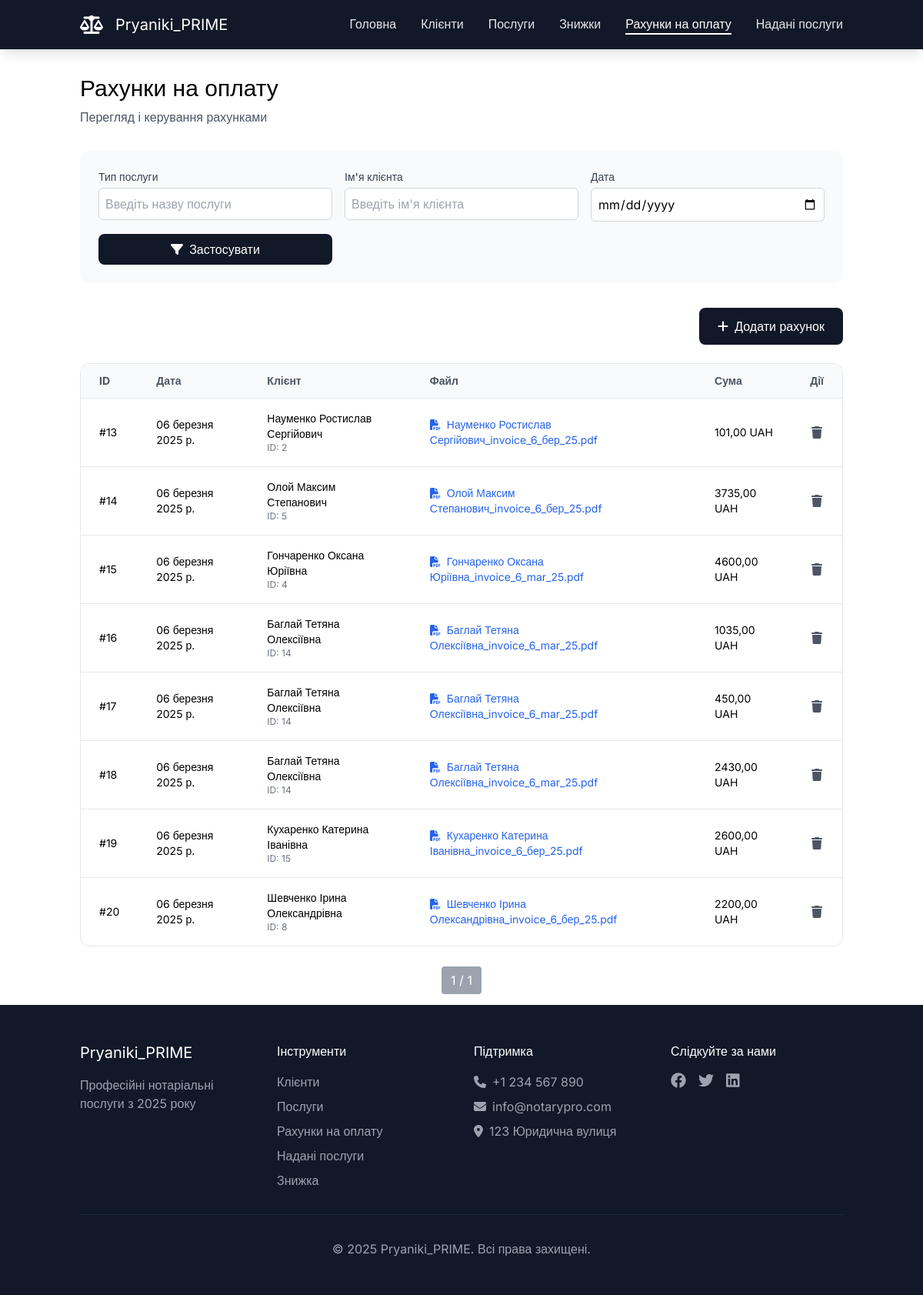
The page /invoices (signed in) on the database its author committed.
### RealAgency/models.py (models this page shows)
class Invoice(models.Model):
    client = models.ForeignKey(Client, on_delete=models.CASCADE)
    date = models.DateField()
    code = models.CharField(max_length=255)
    invoice_file_path = models.CharField(max_length=255)
    commission = models.IntegerField()
    discount = models.IntegerField()
    pdv = models.IntegerField()
    commission_amount_no_pdv = models.DecimalField(max_digits=19, decimal_places=2)
    services_total_no_pdv = models.DecimalField(max_digits=19, decimal_places=2)
    total_no_pdv = models.DecimalField(max_digits=19, decimal_places=2)
    total_pdv = models.DecimalField(max_digits=19, decimal_places=2)

class Client(models.Model):
    client_type = models.ForeignKey(ClientType, on_delete=models.CASCADE)
    name = models.CharField(max_length=255)
    address = models.CharField(max_length=255)
    phone = models.CharField(max_length=255)
    email = models.CharField(max_length=255)
    passport_id = models.CharField(max_length=255, null=True, blank=True)
    iin = models.CharField(max_length=255, null=True, blank=True)
    edrpou = models.CharField(max_length=255, null=True, blank=True)

### RealAgency/views.py (the view)
        def _wrapped_view(request, *args, **kwargs):
            if not request.user.is_authenticated:
                return redirect('login')
            if not any(group.name in roles for group in request.user.groups.all()):
                raise PermissionDenied("You are not permitted to perform this action.")
            return view_func(request, *args, **kwargs)

### RealAgency/views.py (called while the page is built)
def role_required(roles):
    def decorator(view_func):
        def _wrapped_view(request, *args, **kwargs):
            if not request.user.is_authenticated:
                return redirect('login')
            if not any(group.name in roles for group in request.user.groups.all()):
                raise PermissionDenied("You are not permitted to perform this action.")
            return view_func(request, *args, **kwargs)
        return _wrapped_view
    return decorator

@role_required(['Manager', 'Notary'])
def payments(request):
    payments_list = Invoice.objects.all().order_by('-date')  # Replace 'date_created' with the actual date field name
    user_groups = request.user.groups.values_list('name', flat=True)
    paginator = Paginator(payments_list, 15)
    page_number = request.GET.get('page')
    page_obj = paginator.get_page(page_number)
    return render(request, 'invoices/main.html', {'invoices': page_obj, 'user_groups': user_groups})

### templates/invoices/main.html (shortened to what this page needs)
{% extends "base.html" %}
{% block content %}
    <main id="main" class="pt-24">
        <div class="container mx-auto px-4">
            <div id="page-header" class="mb-8">
                <h1 class="text-3xl mb-2">Рахунки на оплату</h1>
                <p class="text-neutral-600">Перегляд і керування рахунками</p>
            </div>
            <div id="filters" class="bg-neutral-50 p-6 rounded-xl mb-8">
                <div class="grid grid-cols-3 gap-4">
                    <div class="relative">
                        <label for="service-search" class="block text-sm font-medium text-gray-700">Тип послуги</label>
                        <input type="text" id="service-search" class="mt-1 block w-full p-2 border border-gray-300 rounded-md"
                               placeholder="Введіть назву послуги">
                    </div>
                    <div class="relative">
                        <label for="client-search" class="block text-sm font-medium text-gray-700">Ім'я клієнта</label>
                        <input type="text" id="client-search" class="mt-1 block w-full p-2 border border-gray-300 rounded-md"
                               placeholder="Введіть ім'я клієнта">
                    </div>
                    <div>
                        <label for="date-filter" class="block text-sm font-medium text-gray-700">Дата</label>
                        <input type="date" id="date-filter" class="mt-1 block w-full p-2 border border-gray-300 rounded-md">
                    </div>
                    <div class="flex items-end">
                    <button id="apply-filters" class="w-full bg-neutral-900 text-white px-4 py-2 rounded-lg hover:bg-neutral-800">
                            <i class="fa-solid fa-filter mr-2"></i>Застосувати
                    </button>
                </div>
                </div>
            </div>
            <div id="add-invoice" class="flex justify-end mb-6">
                <button
                    {% if "Notary" in user_groups %} style="display:block;" {% else %} style="display:none;" {% endif %}
                    id="add-invoice-btn" class="bg-neutral-900 text-white px-6 py-3 rounded-lg hover:bg-neutral-800">
                    <i class="fa-solid fa-plus mr-2"></i>Додати рахунок
                </button>
            </div>
            <div id="transactions-table" class="bg-white rounded-xl border border-neutral-200 overflow-hidden">
                <table class="w-full">
                    <thead class="bg-neutral-50 border-b border-neutral-200">
                        <tr>
                            <th class="px-6 py-3 text-left text-sm text-neutral-600">ID</th>
                            <th class="px-6 py-3 text-left text-sm text-neutral-600">Дата</th>
                            <th class="px-6 py-3 text-left text-sm text-neutral-600">Клієнт</th>
                            <th class="px-6 py-3 text-left text-sm text-neutral-600">Файл</th>
                            <th class="px-6 py-3 text-left text-sm text-neutral-600">Сума</th>
                            <th class="px-6 py-3 text-center text-sm text-neutral-600"
                                {% if "Notary" in user_groups %} style="display:block;" {% else %} style="display:none;" {% endif %}>
                                Дії
                            </th>
                        </tr>
                    </thead>
                    <tbody class="divide-y divide-neutral-200">
                    {% for payment in invoices %}
                        <tr class="hover:bg-neutral-50">
                            <td class="px-6 py-4 text-sm">#{{ payment.id }}</td>
                            <td class="px-6 py-4 text-sm">{{ payment.date }}</td>
                            <td class="px-6 py-4">
                                <div class="flex items-center">
                                    <div>
                                        <div class="text-sm">{{ payment.client.name }}</div>
                                        <div class="text-xs text-neutral-500">ID: {{ payment.client.id }}</div>
                                    </div>
                                </div>
                            </td>
                            <td class="px-6 py-4 text-sm">
                                <a href="#" class="text-blue-600 hover:underline" onclick="generateInvoice({{ payment.id }})">
                                    <i class="fa-solid fa-file-pdf mr-2"></i>{{ payment.invoice_file_path }}
                                </a>
                            </td>
                            <td class="px-6 py-4 text-sm">{{ payment.total_pdv }} UAH</td>
                            <td class="px-6 py-4">
                                <div class="flex justify-center space-x-3">
                                    <button
                                        {% if "Manager" in user_groups %} style="display:block;" {% else %} style="display:none;" {% endif %}
                                        class="text-neutral-600 hover:text-neutral-900"
                                        onclick="deletePayment({{ payment.id }})">
                                        <i class="fa-solid fa-trash"></i>
                                    </button>
                                </div>
                            </td>
                        </tr>
                    {% endfor %}
                    </tbody>
                </table>
            </div>
            <div class="flex justify-center mt-8">
                <div class="pagination">
                    <span class="px-3 py-2 bg-gray-400 text-white rounded mx-2">{{ invoices.number }} / {{ invoices.paginator.num_pages }}</span>
                </div>
            </div>
        </div>
    </main>
{% endblock %}

### templates/base.html (style rules this page uses)
* { font-family: "Inter", sans-serif; }

### rows shown on the page
Invoice: id "13", date "06 березня 2025 р.", client.name "Науменко Ростислав Сергійович", client.id "2", invoice_file_path "Науменко Ростислав Сергійович_invoice_6_бер_25.pdf", total_pdv "101,00"
Invoice: id "14", date "06 березня 2025 р.", client.name "Олой Максим Степанович", client.id "5", invoice_file_path "Олой Максим Степанович_invoice_6_бер_25.pdf", total_pdv "3735,00"
Invoice: id "15", date "06 березня 2025 р.", client.name "Гончаренко Оксана Юріївна", client.id "4", invoice_file_path "Гончаренко Оксана Юріївна_invoice_6_mar_25.pdf", total_pdv "4600,00"
Invoice: id "16", date "06 березня 2025 р.", client.name "Баглай Тетяна Олексіївна", client.id "14", invoice_file_path "Баглай Тетяна Олексіївна_invoice_6_mar_25.pdf", total_pdv "1035,00"
Invoice: id "17", date "06 березня 2025 р.", client.name "Баглай Тетяна Олексіївна", client.id "14", invoice_file_path "Баглай Тетяна Олексіївна_invoice_6_mar_25.pdf", total_pdv "450,00"
Invoice: id "18", date "06 березня 2025 р.", client.name "Баглай Тетяна Олексіївна", client.id "14", invoice_file_path "Баглай Тетяна Олексіївна_invoice_6_mar_25.pdf", total_pdv "2430,00"
Invoice: id "19", date "06 березня 2025 р.", client.name "Кухаренко Катерина Іванівна", client.id "15", invoice_file_path "Кухаренко Катерина Іванівна_invoice_6_бер_25.pdf", total_pdv "2600,00"
Invoice: id "20", date "06 березня 2025 р.", client.name "Шевченко Ірина Олександрівна", client.id "8", invoice_file_path "Шевченко Ірина Олександрівна_invoice_6_бер_25.pdf", total_pdv "2200,00"

### other values the page prints
{{ invoices.number }} "1"
{{ invoices.paginator.num_pages }} "1"
